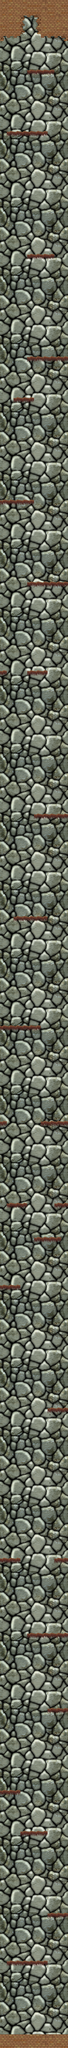

A level layout from a 2D game, rendered from its tile map. Below: a short description, then the map file with tile-grid data replaced by summaries:
An orthogonal 10x300 tile map with 32x32 px tiles, 5 tile layers (background, bg1, bg2, cover1, ...), 2 tilesets and 32 objects.

<map version="1.0" orientation="orthogonal" width="10" height="300" tilewidth="32" tileheight="32" backgroundcolor="#000000">
 <properties>
  <property name="Time" value="120" />
 </properties>
 <tileset firstgid="1" name="terrain" tilewidth="32" tileheight="32">
  <image source="terrain.png" width="672" height="736" />
 </tileset>
 <tileset firstgid="484" name="bg1" tilewidth="32" tileheight="32">
  <image source="stone.png" width="320" height="320" />
 </tileset>
 <layer name="background" width="10" height="300">
  <data>[3000 cells, 3000 non-empty, 100 distinct tile ids]</data>
 </layer>
 <layer name="bg1" width="10" height="300">
  <data>[3000 cells, 159 non-empty, 12 distinct tile ids]</data>
 </layer>
 <layer name="bg2" width="10" height="300">
  <data>[3000 cells, 0 non-empty, 0 distinct tile ids]</data>
 </layer>
 <layer name="cover1" width="10" height="300">
  <data>[3000 cells, 30 non-empty, 8 distinct tile ids]</data>
 </layer>
 <layer name="cover2" width="10" height="300">
  <data>[3000 cells, 0 non-empty, 0 distinct tile ids]</data>
 </layer>
 <objectgroup name="obstacles" width="10" height="300">
  <object x="1" y="9537">
   <polyline points="0,0 318,0" />
  </object>
  <object x="106" y="8" width="75" height="74">
   <properties>
    <property name="EXIT" value="" />
   </properties>
   <ellipse />
  </object>
  <object x="146" y="9543" width="28" height="27">
   <properties>
    <property name="START" value="" />
   </properties>
   <ellipse />
  </object>
  <object x="180" y="3">
   <polyline points="0,0 15,165 141,165 141,-2 0,-2" />
  </object>
  <object x="6" y="7">
   <polyline points="-6,-5 -6,160 87,160 102,-6 -5,-7" />
  </object>
  <object x="34" y="9197">
   <polyline points="0,0 191,-1" />
  </object>
  <object x="226" y="8970">
   <polyline points="0,0 95,0" />
  </object>
  <object x="98" y="8586">
   <polyline points="0,0 125,0" />
  </object>
  <object x="95" y="8393">
   <polyline points="0,0 -95,0" />
  </object>
  <object x="226" y="8009">
   <polyline points="0,0 95,1" />
  </object>
  <object x="129" y="7659">
   <polyline points="0,0 192,-1" />
  </object>
  <object x="96" y="7307">
   <polyline points="0,0 -95,0" />
  </object>
  <object x="258" y="7307">
   <polyline points="0,0 63,0" />
  </object>
  <object x="227" y="6601">
   <polyline points="0,0 93,1" />
  </object>
  <object x="96" y="6027">
   <polyline points="0,0 -95,0" />
  </object>
  <object x="161" y="5803">
   <polyline points="0,0 127,-1" />
  </object>
  <object x="32" y="5644">
   <polyline points="0,0 97,1" />
  </object>
  <object x="257" y="5643">
   <polyline points="0,0 64,0" />
  </object>
  <object x="32" y="5259">
   <polyline points="0,0 -32,0" />
  </object>
  <object x="193" y="5260">
   <polyline points="0,0 127,0" />
  </object>
  <object x="193" y="4811">
   <polyline points="0,0 -194,-1" />
  </object>
  <object x="65" y="4299">
   <polyline points="0,0 160,1" />
  </object>
  <object x="161" y="3817">
   <polyline points="0,0 160,-1" />
  </object>
  <object x="32" y="3147">
   <polyline points="0,0 -32,1" />
  </object>
  <object x="129" y="3147">
   <polyline points="0,0 97,0" />
  </object>
  <object x="128" y="2730">
   <polyline points="0,0 193,1" />
  </object>
  <object x="160" y="2346">
   <polyline points="0,0 -160,0" />
  </object>
  <object x="162" y="1868">
   <polyline points="0,0 -99,-1" />
  </object>
  <object x="129" y="1676">
   <polyline points="0,0 191,0" />
  </object>
  <object x="128" y="1197">
   <polyline points="0,0 129,-2" />
  </object>
  <object x="224" y="618">
   <polyline points="0,0 -191,3" />
  </object>
  <object x="129" y="332">
   <polyline points="0,0 130,-1" />
  </object>
 </objectgroup>
</map>
